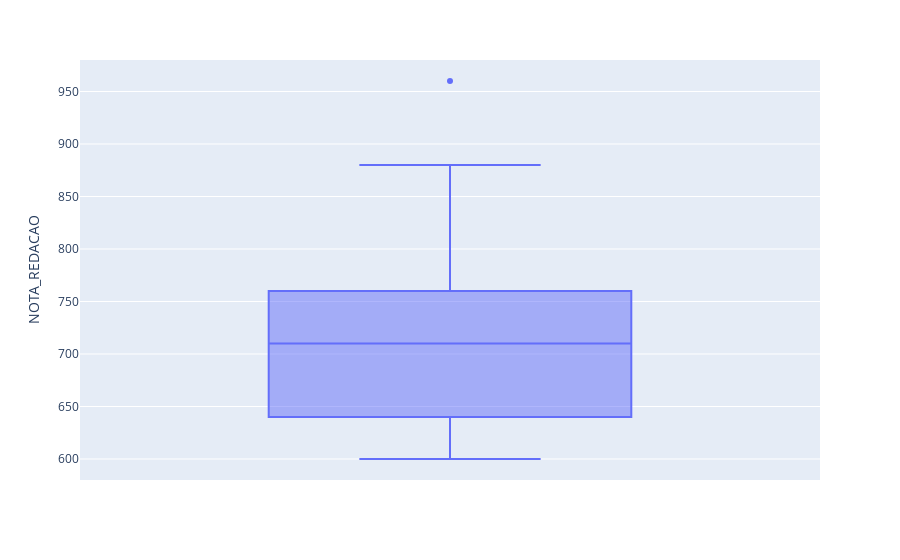

The cell this chart's notebook holds for it:
### Code cell
grafico = px.box(colegioy, y='NOTA_REDACAO')
grafico.show()

### Figure 1 — Plotly figure (JSON) as saved in the notebook; plotly's stock layout.template omitted (floating-point values rounded to 4 significant figures)
{"data": [{"alignmentgroup": "True", "hovertemplate": "NOTA_REDACAO=%{y}<extra></extra>", "legendgroup": "", "marker": {"color": "#636efa"}, "name": "", "notched": false, "offsetgroup": "", "orientation": "v", "showlegend": false, "type": "box", "x0": " ", "xaxis": "x", "y": [720, 740, 640, 700, 960, 640, 680, 800, 660, 600, 760, 800, 600, 640, 640, 740, 880, 760, 840, 720, 740, 860, 720, 660, 840, 640, 640, 640, 600, 620], "y0": " ", "yaxis": "y"}], "layout": {"boxmode": "group", "legend": {"tracegroupgap": 0}, "margin": {"t": 60}, "xaxis": {"anchor": "y", "domain": [0, 1]}, "yaxis": {"anchor": "x", "domain": [0, 1], "title": {"text": "NOTA_REDACAO"}}}}
